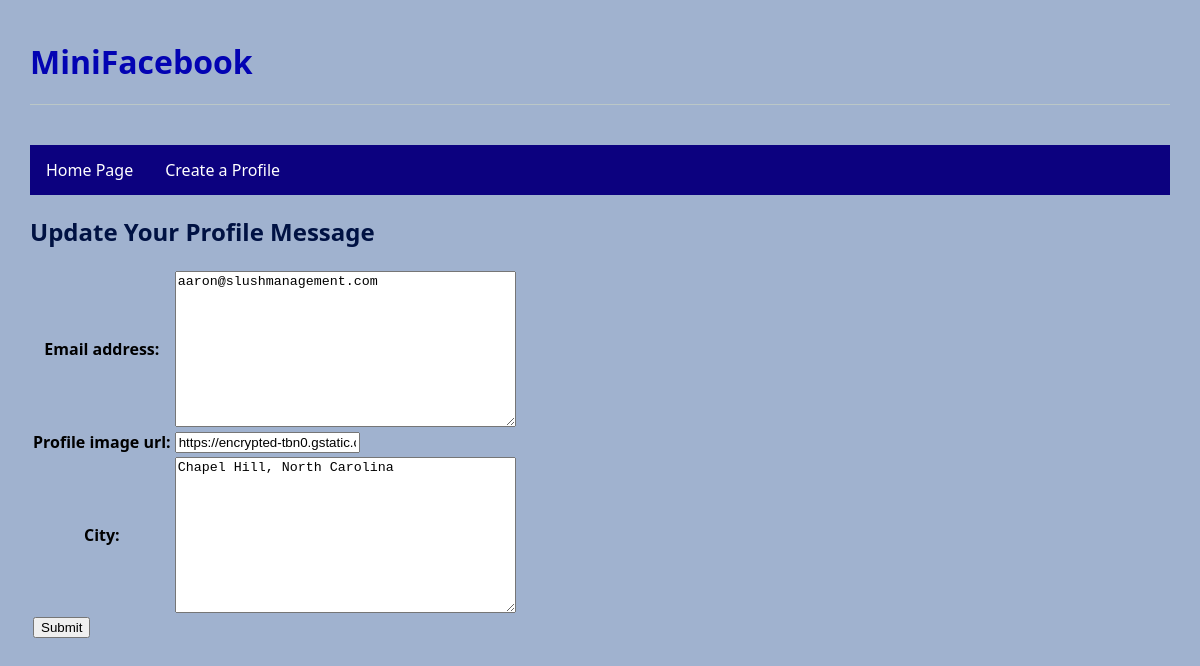
/mini_fb/profile/1/update, run on an earlier commit of the app's database.
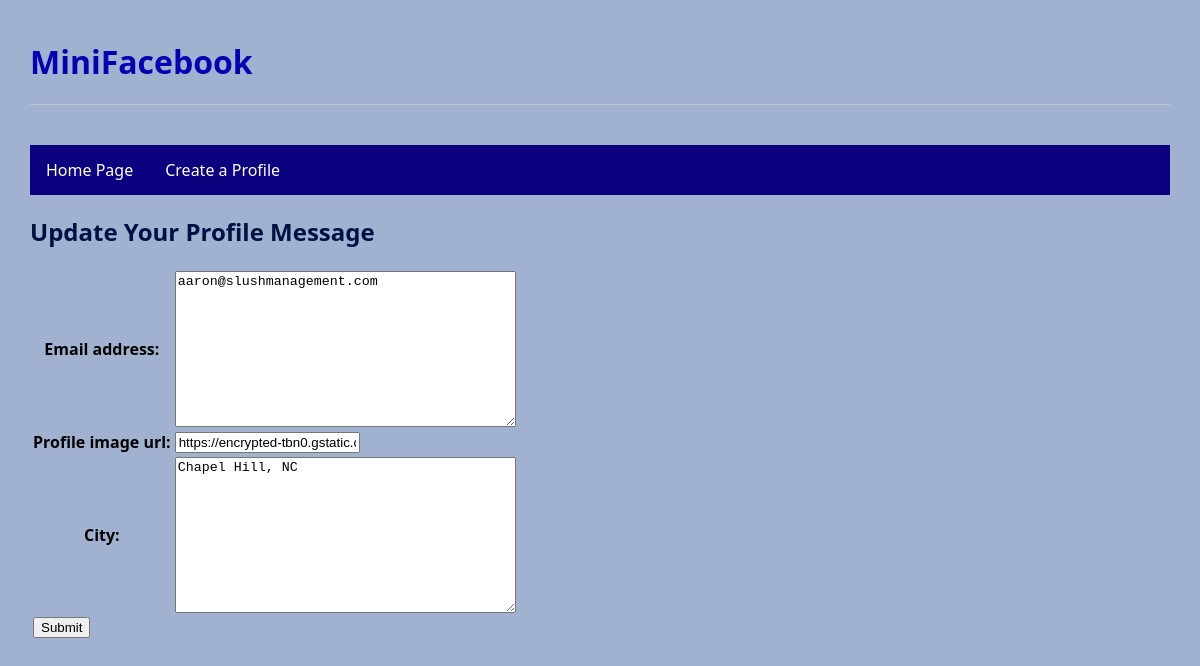
And on a later commit of the database.
### mini_fb/models.py (models this page shows, shortened)
class Profile(models.Model):
    first_name = models.TextField(blank=False) #blank=False means you can't create an article without a title
    last_name = models.TextField(blank=False)
    email_address = models.TextField(blank=False)
    profile_image_url = models.URLField(blank=True) #new field : blank is default value, not mandatory
    city = models.TextField(blank=False, default="Some Place")

### mini_fb/views.py (the view)
# urls.py: path(r'profile/<int:pk>/update', views.UpdateProfileView.as_view(), name="update_profile"),
class UpdateProfileView(UpdateView):
    model = Profile
    form_class = UpdateProfileForm
    template_name = 'mini_fb/update_profile_form.html'

### mini_fb/forms.py
class UpdateProfileForm(forms.ModelForm):
    class Meta:
        model = Profile
        fields = ['email_address', 'profile_image_url', 'city']

### mini_fb/templates/mini_fb/update_profile_form.html (shortened to what this page needs)
{% extends 'mini_fb/base.html' %}
{% block content %}
    <h2>Update Your Profile Message</h2>
    <form method="POST" enctype="multipart/form-data">
         <table>
            {{form.as_table}}
            <tr>
                <td><input type="submit" name="Update Profile">
                </td>
        </table>
    </form>
{% endblock %}

What changed in the data, as far as the page shows it:
changed Profile "aaron@slushmanagement.com": city "Chapel Hill, North Carolina" → "Chapel Hill, NC"
